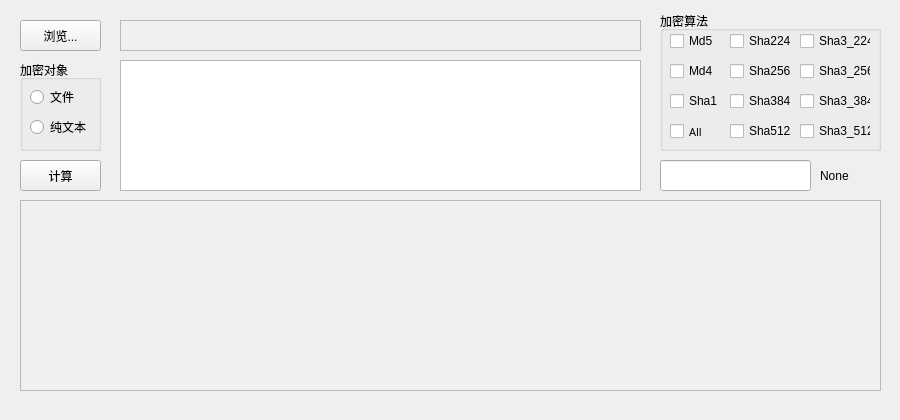
<?xml version="1.0" encoding="UTF-8"?>
<ui version="4.0">
 <class>Widget</class>
 <widget class="QWidget" name="Widget">
  <property name="geometry">
   <rect>
    <x>0</x>
    <y>0</y>
    <width>900</width>
    <height>420</height>
   </rect>
  </property>
  <property name="minimumSize">
   <size>
    <width>0</width>
    <height>0</height>
   </size>
  </property>
  <property name="maximumSize">
   <size>
    <width>10000000</width>
    <height>10000000</height>
   </size>
  </property>
  <property name="windowTitle">
   <string>Widget</string>
  </property>
  <widget class="QTextBrowser" name="resBrowser">
   <property name="geometry">
    <rect>
     <x>20</x>
     <y>200</y>
     <width>861</width>
     <height>191</height>
    </rect>
   </property>
   <property name="toolTipDuration">
    <number>-1</number>
   </property>
   <property name="styleSheet">
    <string notr="true">background-color: rgb(240, 240, 240);
font: 8pt &quot;微软雅黑&quot;;</string>
   </property>
   <property name="html">
    <string>&lt;!DOCTYPE HTML PUBLIC &quot;-//W3C//DTD HTML 4.0//EN&quot; &quot;http://www.w3.org/TR/REC-html40/strict.dtd&quot;&gt;
&lt;html&gt;&lt;head&gt;&lt;meta name=&quot;qrichtext&quot; content=&quot;1&quot; /&gt;&lt;style type=&quot;text/css&quot;&gt;
p, li { white-space: pre-wrap; }
&lt;/style&gt;&lt;/head&gt;&lt;body style=&quot; font-family:'微软雅黑'; font-size:8pt; font-weight:400; font-style:normal;&quot;&gt;
&lt;p style=&quot;-qt-paragraph-type:empty; margin-top:0px; margin-bottom:0px; margin-left:0px; margin-right:0px; -qt-block-indent:0; text-indent:0px; font-family:'SimSun'; font-size:9pt;&quot;&gt;&lt;br /&gt;&lt;/p&gt;&lt;/body&gt;&lt;/html&gt;</string>
   </property>
   <property name="placeholderText">
    <string/>
   </property>
  </widget>
  <widget class="QPushButton" name="fileSelBtn">
   <property name="geometry">
    <rect>
     <x>20</x>
     <y>20</y>
     <width>81</width>
     <height>31</height>
    </rect>
   </property>
   <property name="styleSheet">
    <string notr="true">font: 9pt &quot;微软雅黑&quot;;</string>
   </property>
   <property name="text">
    <string>浏览...</string>
   </property>
  </widget>
  <widget class="QLineEdit" name="lineEdit_bd">
   <property name="geometry">
    <rect>
     <x>660</x>
     <y>160</y>
     <width>151</width>
     <height>31</height>
    </rect>
   </property>
   <property name="styleSheet">
    <string notr="true">font: 8pt &quot;微软雅黑&quot;;</string>
   </property>
  </widget>
  <widget class="QLabel" name="label_type">
   <property name="geometry">
    <rect>
     <x>820</x>
     <y>160</y>
     <width>61</width>
     <height>31</height>
    </rect>
   </property>
   <property name="styleSheet">
    <string notr="true">font: 8pt &quot;微软雅黑&quot;;</string>
   </property>
   <property name="text">
    <string>None</string>
   </property>
  </widget>
  <widget class="QGroupBox" name="groupBox">
   <property name="geometry">
    <rect>
     <x>660</x>
     <y>11</y>
     <width>221</width>
     <height>140</height>
    </rect>
   </property>
   <property name="styleSheet">
    <string notr="true">font: 8pt &quot;微软雅黑&quot;;</string>
   </property>
   <property name="title">
    <string>加密算法</string>
   </property>
   <widget class="QCheckBox" name="cb_Md4">
    <property name="geometry">
     <rect>
      <x>10</x>
      <y>50</y>
      <width>51</width>
      <height>20</height>
     </rect>
    </property>
    <property name="styleSheet">
     <string notr="true">font: 8pt &quot;微软雅黑&quot;;</string>
    </property>
    <property name="text">
     <string>Md4</string>
    </property>
   </widget>
   <widget class="QCheckBox" name="cb_Sha1">
    <property name="geometry">
     <rect>
      <x>10</x>
      <y>80</y>
      <width>51</width>
      <height>20</height>
     </rect>
    </property>
    <property name="styleSheet">
     <string notr="true">font: 8pt &quot;微软雅黑&quot;;</string>
    </property>
    <property name="text">
     <string>Sha1</string>
    </property>
   </widget>
   <widget class="QCheckBox" name="cb_Sha3_384">
    <property name="geometry">
     <rect>
      <x>140</x>
      <y>80</y>
      <width>71</width>
      <height>20</height>
     </rect>
    </property>
    <property name="styleSheet">
     <string notr="true">font: 8pt &quot;微软雅黑&quot;;</string>
    </property>
    <property name="text">
     <string>Sha3_384</string>
    </property>
   </widget>
   <widget class="QCheckBox" name="cb_Sha384">
    <property name="geometry">
     <rect>
      <x>70</x>
      <y>80</y>
      <width>61</width>
      <height>20</height>
     </rect>
    </property>
    <property name="styleSheet">
     <string notr="true">font: 8pt &quot;微软雅黑&quot;;</string>
    </property>
    <property name="text">
     <string>Sha384</string>
    </property>
   </widget>
   <widget class="QCheckBox" name="cb_Md5">
    <property name="geometry">
     <rect>
      <x>10</x>
      <y>20</y>
      <width>51</width>
      <height>20</height>
     </rect>
    </property>
    <property name="styleSheet">
     <string notr="true">font: 8pt &quot;微软雅黑&quot;;</string>
    </property>
    <property name="text">
     <string>Md5</string>
    </property>
   </widget>
   <widget class="QCheckBox" name="cb_Sha224">
    <property name="geometry">
     <rect>
      <x>70</x>
      <y>20</y>
      <width>61</width>
      <height>20</height>
     </rect>
    </property>
    <property name="styleSheet">
     <string notr="true">font: 8pt &quot;微软雅黑&quot;;</string>
    </property>
    <property name="text">
     <string>Sha224</string>
    </property>
   </widget>
   <widget class="QCheckBox" name="cb_Sha256">
    <property name="geometry">
     <rect>
      <x>70</x>
      <y>50</y>
      <width>61</width>
      <height>20</height>
     </rect>
    </property>
    <property name="styleSheet">
     <string notr="true">font: 8pt &quot;微软雅黑&quot;;</string>
    </property>
    <property name="text">
     <string>Sha256</string>
    </property>
   </widget>
   <widget class="QCheckBox" name="cb_Sha3_512">
    <property name="geometry">
     <rect>
      <x>140</x>
      <y>110</y>
      <width>71</width>
      <height>20</height>
     </rect>
    </property>
    <property name="styleSheet">
     <string notr="true">font: 8pt &quot;微软雅黑&quot;;</string>
    </property>
    <property name="text">
     <string>Sha3_512</string>
    </property>
   </widget>
   <widget class="QCheckBox" name="cb_Sha512">
    <property name="geometry">
     <rect>
      <x>70</x>
      <y>110</y>
      <width>61</width>
      <height>20</height>
     </rect>
    </property>
    <property name="styleSheet">
     <string notr="true">font: 8pt &quot;微软雅黑&quot;;</string>
    </property>
    <property name="text">
     <string>Sha512</string>
    </property>
   </widget>
   <widget class="QCheckBox" name="cb_Sha3_224">
    <property name="geometry">
     <rect>
      <x>140</x>
      <y>20</y>
      <width>71</width>
      <height>20</height>
     </rect>
    </property>
    <property name="styleSheet">
     <string notr="true">font: 8pt &quot;微软雅黑&quot;;</string>
    </property>
    <property name="text">
     <string>Sha3_224</string>
    </property>
   </widget>
   <widget class="QCheckBox" name="cb_All">
    <property name="geometry">
     <rect>
      <x>10</x>
      <y>110</y>
      <width>51</width>
      <height>21</height>
     </rect>
    </property>
    <property name="font">
     <font>
      <family>微软雅黑</family>
      <pointsize>8</pointsize>
      <weight>50</weight>
      <italic>false</italic>
      <bold>false</bold>
     </font>
    </property>
    <property name="styleSheet">
     <string notr="true">font: 8pt &quot;微软雅黑&quot;;</string>
    </property>
    <property name="text">
     <string>All</string>
    </property>
   </widget>
   <widget class="QCheckBox" name="cb_Sha3_256">
    <property name="geometry">
     <rect>
      <x>140</x>
      <y>50</y>
      <width>71</width>
      <height>20</height>
     </rect>
    </property>
    <property name="styleSheet">
     <string notr="true">font: 8pt &quot;微软雅黑&quot;;</string>
    </property>
    <property name="text">
     <string>Sha3_256</string>
    </property>
   </widget>
  </widget>
  <widget class="QLabel" name="label_progress">
   <property name="geometry">
    <rect>
     <x>20</x>
     <y>390</y>
     <width>321</width>
     <height>31</height>
    </rect>
   </property>
   <property name="styleSheet">
    <string notr="true">font: 8pt &quot;微软雅黑&quot;;
color: rgb(0, 0, 94);</string>
   </property>
   <property name="text">
    <string/>
   </property>
  </widget>
  <widget class="QPlainTextEdit" name="plainTextEdit">
   <property name="geometry">
    <rect>
     <x>120</x>
     <y>60</y>
     <width>521</width>
     <height>131</height>
    </rect>
   </property>
   <property name="styleSheet">
    <string notr="true">font: 8pt &quot;微软雅黑&quot;;</string>
   </property>
  </widget>
  <widget class="QGroupBox" name="groupBox_2">
   <property name="geometry">
    <rect>
     <x>20</x>
     <y>60</y>
     <width>81</width>
     <height>91</height>
    </rect>
   </property>
   <property name="styleSheet">
    <string notr="true">font: 8pt &quot;微软雅黑&quot;;</string>
   </property>
   <property name="title">
    <string>加密对象</string>
   </property>
   <widget class="QRadioButton" name="rb_text">
    <property name="geometry">
     <rect>
      <x>10</x>
      <y>57</y>
      <width>62</width>
      <height>20</height>
     </rect>
    </property>
    <property name="styleSheet">
     <string notr="true">font: 8pt &quot;微软雅黑&quot;;</string>
    </property>
    <property name="text">
     <string>纯文本</string>
    </property>
   </widget>
   <widget class="QRadioButton" name="rb_file">
    <property name="geometry">
     <rect>
      <x>10</x>
      <y>27</y>
      <width>62</width>
      <height>20</height>
     </rect>
    </property>
    <property name="styleSheet">
     <string notr="true">font: 8pt &quot;微软雅黑&quot;;</string>
    </property>
    <property name="text">
     <string>文件</string>
    </property>
   </widget>
  </widget>
  <widget class="QTextBrowser" name="filenameBrowser">
   <property name="geometry">
    <rect>
     <x>120</x>
     <y>20</y>
     <width>521</width>
     <height>31</height>
    </rect>
   </property>
   <property name="styleSheet">
    <string notr="true">background-color: rgb(240, 240, 240);
font: 8pt &quot;微软雅黑&quot;;</string>
   </property>
  </widget>
  <widget class="QPushButton" name="calBtn">
   <property name="geometry">
    <rect>
     <x>20</x>
     <y>160</y>
     <width>81</width>
     <height>31</height>
    </rect>
   </property>
   <property name="styleSheet">
    <string notr="true">font: 9pt &quot;微软雅黑&quot;;</string>
   </property>
   <property name="text">
    <string>计算</string>
   </property>
  </widget>
 </widget>
 <layoutdefault spacing="6" margin="11"/>
 <tabstops>
  <tabstop>plainTextEdit</tabstop>
  <tabstop>calBtn</tabstop>
  <tabstop>fileSelBtn</tabstop>
  <tabstop>rb_file</tabstop>
  <tabstop>rb_text</tabstop>
  <tabstop>resBrowser</tabstop>
  <tabstop>cb_All</tabstop>
  <tabstop>cb_Md5</tabstop>
  <tabstop>cb_Md4</tabstop>
  <tabstop>cb_Sha1</tabstop>
  <tabstop>cb_Sha224</tabstop>
  <tabstop>cb_Sha256</tabstop>
  <tabstop>cb_Sha384</tabstop>
  <tabstop>cb_Sha512</tabstop>
  <tabstop>cb_Sha3_224</tabstop>
  <tabstop>cb_Sha3_256</tabstop>
  <tabstop>cb_Sha3_384</tabstop>
  <tabstop>cb_Sha3_512</tabstop>
  <tabstop>lineEdit_bd</tabstop>
  <tabstop>filenameBrowser</tabstop>
 </tabstops>
 <resources/>
 <connections/>
</ui>
